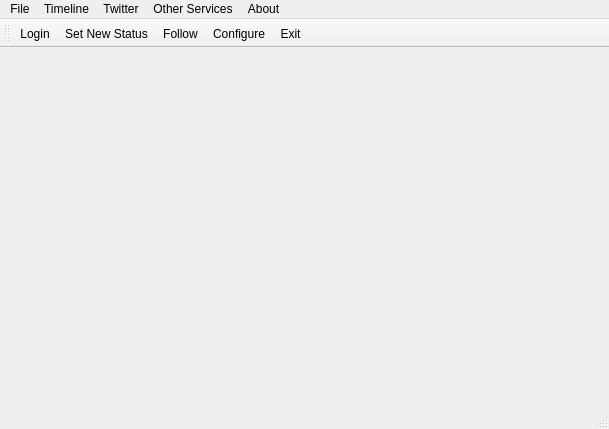
<?xml version="1.0" encoding="UTF-8"?>
<ui version="4.0">
 <class>MainWindow</class>
 <widget class="QMainWindow" name="MainWindow">
  <property name="geometry">
   <rect>
    <x>0</x>
    <y>0</y>
    <width>609</width>
    <height>429</height>
   </rect>
  </property>
  <property name="windowTitle">
   <string>Twitter Client made in qt , This is UI First</string>
  </property>
  <property name="windowIcon">
   <iconset resource="../images/images.qrc">
    <normaloff>:/twitter/TwitterPostIcon.png</normaloff>:/twitter/TwitterPostIcon.png</iconset>
  </property>
  <property name="layoutDirection">
   <enum>Qt::LeftToRight</enum>
  </property>
  <property name="autoFillBackground">
   <bool>true</bool>
  </property>
  <property name="styleSheet">
   <string/>
  </property>
  <widget class="QWidget" name="centralwidget">
   <widget class="QLabel" name="twitterImageLabel">
    <property name="geometry">
     <rect>
      <x>130</x>
      <y>80</y>
      <width>221</width>
      <height>61</height>
     </rect>
    </property>
    <property name="text">
     <string/>
    </property>
    <property name="pixmap">
     <pixmap resource="../images/images.qrc">:/twitter/Twitter.png</pixmap>
    </property>
   </widget>
   <widget class="QLabel" name="textLabelMainWindow">
    <property name="geometry">
     <rect>
      <x>10</x>
      <y>30</y>
      <width>641</width>
      <height>301</height>
     </rect>
    </property>
    <property name="layoutDirection">
     <enum>Qt::LeftToRight</enum>
    </property>
    <property name="autoFillBackground">
     <bool>false</bool>
    </property>
    <property name="text">
     <string/>
    </property>
    <property name="textFormat">
     <enum>Qt::RichText</enum>
    </property>
    <property name="scaledContents">
     <bool>true</bool>
    </property>
    <property name="alignment">
     <set>Qt::AlignLeading|Qt::AlignLeft|Qt::AlignTop</set>
    </property>
    <property name="wordWrap">
     <bool>true</bool>
    </property>
    <property name="openExternalLinks">
     <bool>true</bool>
    </property>
   </widget>
  </widget>
  <widget class="QMenuBar" name="menubar">
   <property name="geometry">
    <rect>
     <x>0</x>
     <y>0</y>
     <width>609</width>
     <height>26</height>
    </rect>
   </property>
   <property name="autoFillBackground">
    <bool>true</bool>
   </property>
   <property name="styleSheet">
    <string>font: 75 italic 10pt &quot;Utopia&quot;;</string>
   </property>
   <property name="defaultUp">
    <bool>false</bool>
   </property>
   <widget class="QMenu" name="menuFile">
    <property name="title">
     <string>File</string>
    </property>
    <addaction name="actionLogin"/>
    <addaction name="actionLogout"/>
    <addaction name="actionPrint"/>
    <addaction name="separator"/>
    <addaction name="actionConfigure"/>
    <addaction name="actionExit"/>
   </widget>
   <widget class="QMenu" name="menuAbout">
    <property name="title">
     <string>Timeline</string>
    </property>
    <addaction name="actionPublic"/>
    <addaction name="actionFriends"/>
    <addaction name="actionOwn"/>
   </widget>
   <widget class="QMenu" name="menuAbout_2">
    <property name="title">
     <string>About</string>
    </property>
    <addaction name="separator"/>
    <addaction name="actionIs_It_Working"/>
    <addaction name="actionAbout_Qt_Twitter"/>
    <addaction name="actionAbout_Qt"/>
    <addaction name="actionHelp"/>
   </widget>
   <widget class="QMenu" name="menuOther_Services">
    <property name="title">
     <string>Other Services</string>
    </property>
    <widget class="QMenu" name="menuSet_FaceBook_Status">
     <property name="tearOffEnabled">
      <bool>false</bool>
     </property>
     <property name="title">
      <string>Set FaceBook Status</string>
     </property>
     <property name="separatorsCollapsible">
      <bool>false</bool>
     </property>
     <addaction name="actionFacebook_Status_Twitter"/>
    </widget>
    <addaction name="menuSet_FaceBook_Status"/>
    <addaction name="actionView_Images_From_Area"/>
   </widget>
   <widget class="QMenu" name="menuTwitter">
    <property name="title">
     <string>Twitter</string>
    </property>
    <addaction name="actionSet_New_Status"/>
    <addaction name="actionFollow"/>
    <addaction name="actionLeave"/>
    <addaction name="actionUser_Methods"/>
    <addaction name="actionDirect_Message_Methods"/>
    <addaction name="actionFriendship_Methods"/>
    <addaction name="actionArchive"/>
    <addaction name="actionFavorite_Methods"/>
    <addaction name="actionBlock_Methods"/>
   </widget>
   <addaction name="menuFile"/>
   <addaction name="menuAbout"/>
   <addaction name="menuTwitter"/>
   <addaction name="menuOther_Services"/>
   <addaction name="menuAbout_2"/>
  </widget>
  <widget class="QStatusBar" name="statusbar"/>
  <widget class="QToolBar" name="toolBar">
   <property name="windowTitle">
    <string notr="true">toolBar</string>
   </property>
   <property name="layoutDirection">
    <enum>Qt::LeftToRight</enum>
   </property>
   <property name="movable">
    <bool>true</bool>
   </property>
   <property name="floatable">
    <bool>true</bool>
   </property>
   <attribute name="toolBarArea">
    <enum>TopToolBarArea</enum>
   </attribute>
   <attribute name="toolBarBreak">
    <bool>false</bool>
   </attribute>
   <addaction name="actionLogin"/>
   <addaction name="actionSet_New_Status"/>
   <addaction name="actionFollow"/>
   <addaction name="actionConfigure"/>
   <addaction name="actionExit"/>
  </widget>
  <action name="actionLogin">
   <property name="enabled">
    <bool>true</bool>
   </property>
   <property name="icon">
    <iconset resource="../images/images.qrc">
     <normaloff>:/twitter/user-online.svg</normaloff>
     <normalon>:/twitter/twitter_system_tray1.png</normalon>:/twitter/user-online.svg</iconset>
   </property>
   <property name="text">
    <string>Login</string>
   </property>
   <property name="toolTip">
    <string>Login To Twitter</string>
   </property>
   <property name="statusTip">
    <string>Simple Login to twitter</string>
   </property>
   <property name="iconVisibleInMenu">
    <bool>true</bool>
   </property>
  </action>
  <action name="actionLogout">
   <property name="enabled">
    <bool>false</bool>
   </property>
   <property name="icon">
    <iconset resource="../images/images.qrc">
     <normaloff>:/twitter/user-offline.svg</normaloff>:/twitter/user-offline.svg</iconset>
   </property>
   <property name="text">
    <string>Logout</string>
   </property>
   <property name="toolTip">
    <string>Logout From Twitter</string>
   </property>
  </action>
  <action name="actionPrint">
   <property name="icon">
    <iconset resource="../images/images.qrc">
     <normaloff>:/twitter/print.jpeg</normaloff>:/twitter/print.jpeg</iconset>
   </property>
   <property name="text">
    <string>Print</string>
   </property>
  </action>
  <action name="actionPublic">
   <property name="icon">
    <iconset resource="../images/images.qrc">
     <normaloff>:/twitter/twitter_system_tray_2.0.png</normaloff>:/twitter/twitter_system_tray_2.0.png</iconset>
   </property>
   <property name="text">
    <string>Public</string>
   </property>
   <property name="statusTip">
    <string>Display TimeLine's From Twitter Server</string>
   </property>
  </action>
  <action name="actionFriends">
   <property name="icon">
    <iconset resource="../images/images.qrc">
     <normaloff>:/twitter/twitter_system_tray.png</normaloff>:/twitter/twitter_system_tray.png</iconset>
   </property>
   <property name="text">
    <string>Friends</string>
   </property>
  </action>
  <action name="actionOwn">
   <property name="icon">
    <iconset resource="../images/images.qrc">
     <normaloff>:/twitter/twhitter_btn_02.png</normaloff>:/twitter/twhitter_btn_02.png</iconset>
   </property>
   <property name="text">
    <string>Own</string>
   </property>
  </action>
  <action name="actionAbout_Qt_Twitter">
   <property name="icon">
    <iconset resource="../images/images.qrc">
     <normaloff>:/twitter/TwitterPostIcon.png</normaloff>:/twitter/TwitterPostIcon.png</iconset>
   </property>
   <property name="text">
    <string>About Qt Twitter</string>
   </property>
  </action>
  <action name="actionAbout_Qt">
   <property name="icon">
    <iconset resource="../images/images.qrc">
     <normaloff>:/twitter/qt.png</normaloff>:/twitter/qt.png</iconset>
   </property>
   <property name="text">
    <string>About Qt</string>
   </property>
  </action>
  <action name="actionHelp">
   <property name="icon">
    <iconset resource="../images/images.qrc">
     <normaloff>:/twitter/help-about.svg</normaloff>:/twitter/help-about.svg</iconset>
   </property>
   <property name="text">
    <string>New From Twitter</string>
   </property>
  </action>
  <action name="actionExit">
   <property name="icon">
    <iconset resource="../images/images.qrc">
     <normaloff>:/twitter/application-exit.svg</normaloff>:/twitter/application-exit.svg</iconset>
   </property>
   <property name="text">
    <string>Exit</string>
   </property>
  </action>
  <action name="actionFacebook_Status_Twitter">
   <property name="checkable">
    <bool>true</bool>
   </property>
   <property name="icon">
    <iconset resource="../images/images.qrc">
     <normaloff>:/twitter/icon.facebook.png</normaloff>:/twitter/icon.facebook.png</iconset>
   </property>
   <property name="text">
    <string>Facebook Status = Twitter</string>
   </property>
   <property name="toolTip">
    <string>Set Facebook Status equal to Twitter's microblog from next update</string>
   </property>
   <property name="statusTip">
    <string>Set Facebook Status equal to Twitter's microblog from next update</string>
   </property>
   <property name="whatsThis">
    <string>Set Facebook Status equal to Twitter's microblog from next update</string>
   </property>
  </action>
  <action name="actionConfigure">
   <property name="icon">
    <iconset resource="../images/images.qrc">
     <normaloff>:/twitter/configure.svg</normaloff>:/twitter/configure.svg</iconset>
   </property>
   <property name="text">
    <string>Configure</string>
   </property>
  </action>
  <action name="actionSet_New_Status">
   <property name="icon">
    <iconset resource="../images/images.qrc">
     <normaloff>:/twitter/im-status-message-edit.svg</normaloff>:/twitter/im-status-message-edit.svg</iconset>
   </property>
   <property name="text">
    <string>Set New Status</string>
   </property>
  </action>
  <action name="actionFollow">
   <property name="icon">
    <iconset resource="../images/images.qrc">
     <normaloff>:/twitter/add-profile.svg</normaloff>:/twitter/add-profile.svg</iconset>
   </property>
   <property name="text">
    <string>Follow</string>
   </property>
  </action>
  <action name="actionLeave">
   <property name="icon">
    <iconset resource="../images/images.qrc">
     <normaloff>:/twitter/remove-profile.svg</normaloff>:/twitter/remove-profile.svg</iconset>
   </property>
   <property name="text">
    <string>Leave</string>
   </property>
  </action>
  <action name="actionUser_Methods">
   <property name="icon">
    <iconset resource="../images/images.qrc">
     <normaloff>:/twitter/personal.svg</normaloff>:/twitter/personal.svg</iconset>
   </property>
   <property name="text">
    <string>User Methods</string>
   </property>
  </action>
  <action name="actionDirect_Message_Methods">
   <property name="icon">
    <iconset resource="../images/images.qrc">
     <normaloff>:/twitter/message-unread.svg</normaloff>:/twitter/message-unread.svg</iconset>
   </property>
   <property name="text">
    <string>Direct Message Methods</string>
   </property>
  </action>
  <action name="actionFriendship_Methods">
   <property name="text">
    <string>Friendship Methods</string>
   </property>
  </action>
  <action name="actionArchive">
   <property name="text">
    <string>archive</string>
   </property>
  </action>
  <action name="actionFavorite_Methods">
   <property name="text">
    <string>Favorite Methods</string>
   </property>
  </action>
  <action name="actionBlock_Methods">
   <property name="text">
    <string>Block Methods</string>
   </property>
  </action>
  <action name="actionIs_It_Working">
   <property name="icon">
    <iconset resource="../images/images.qrc">
     <normaloff>:/twitter/questionmark</normaloff>:/twitter/questionmark</iconset>
   </property>
   <property name="text">
    <string>Is It Working?</string>
   </property>
  </action>
  <action name="actionView_Images_From_Area">
   <property name="text">
    <string>View Images From Area</string>
   </property>
  </action>
 </widget>
 <resources>
  <include location="../images/images.qrc"/>
 </resources>
 <connections>
  <connection>
   <sender>actionExit</sender>
   <signal>triggered()</signal>
   <receiver>MainWindow</receiver>
   <slot>close()</slot>
   <hints>
    <hint type="sourcelabel">
     <x>-1</x>
     <y>-1</y>
    </hint>
    <hint type="destinationlabel">
     <x>240</x>
     <y>142</y>
    </hint>
   </hints>
  </connection>
 </connections>
</ui>
